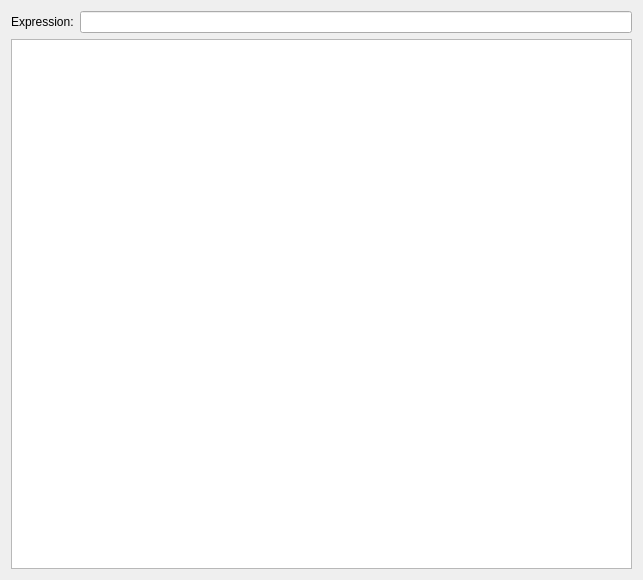
<?xml version="1.0" encoding="UTF-8"?>
<ui version="4.0">
 <class>Dialog</class>
 <widget class="QDialog" name="Dialog">
  <property name="geometry">
   <rect>
    <x>0</x>
    <y>0</y>
    <width>643</width>
    <height>580</height>
   </rect>
  </property>
  <property name="windowTitle">
   <string>Debug Console</string>
  </property>
  <layout class="QVBoxLayout" name="verticalLayout">
   <item>
    <layout class="QHBoxLayout" name="horizontalLayout">
     <item>
      <widget class="QLabel" name="label">
       <property name="text">
        <string>Expression:</string>
       </property>
      </widget>
     </item>
     <item>
      <widget class="QLineEdit" name="line"/>
     </item>
    </layout>
   </item>
   <item>
    <widget class="QPlainTextEdit" name="log">
     <property name="focusPolicy">
      <enum>Qt::ClickFocus</enum>
     </property>
     <property name="readOnly">
      <bool>true</bool>
     </property>
    </widget>
   </item>
  </layout>
 </widget>
 <resources/>
 <connections/>
</ui>
